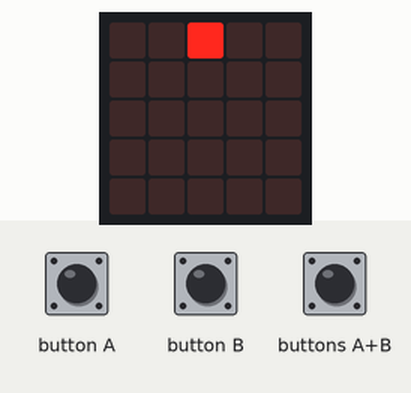
Simulated run of this program. Board: BBC micro:bit (MakeCode). Parts: the board's 5×5 LED display. The test bench sets the inputs (shaded band).

Above: at 1.2 s.
1.3 s: buttons A+B pressed for 0.15 s
At 3.8 s:
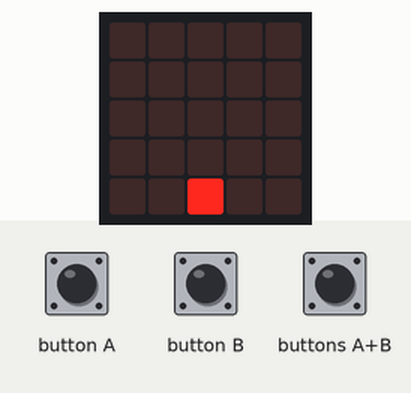
4.4 s: button A pressed for 0.15 s
At 5.0 s:
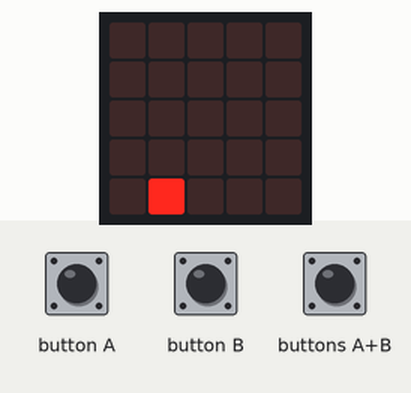
6.0 s: button A pressed for 0.15 s
At 7.3 s:
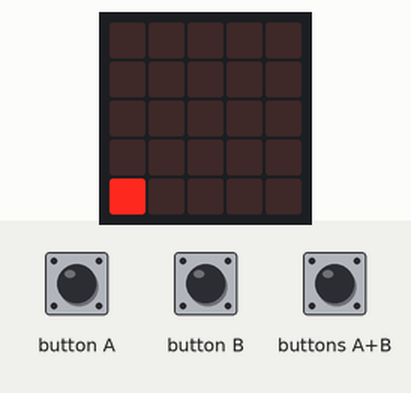
7.6 s: button B pressed for 0.15 s
At 8.6 s:
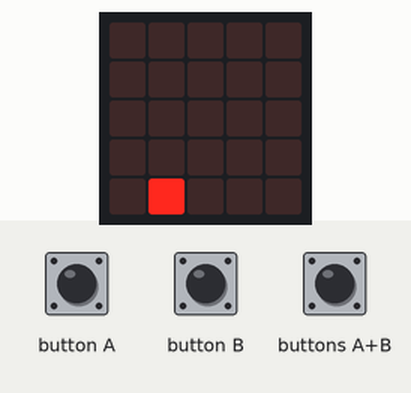
9.2 s: button B pressed 5 times (0.12 s each, 0.3 s apart)
At 10.4 s:
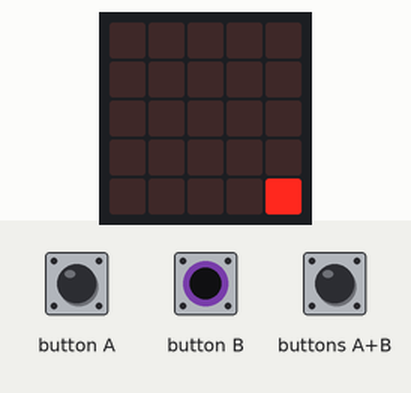
Timing chart, 0 to 12.2 s (numbered marks = the images above; inputs shaded):
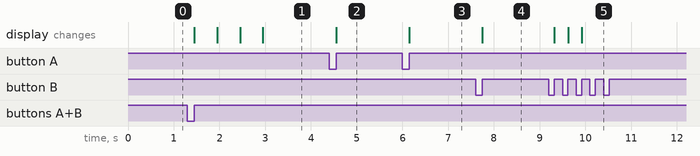

The program:

main.ts
```typescript
input.onButtonPressed(Button.A, function () {
    Bonba.move(-1)
})
input.onButtonPressed(Button.AB, function () {
    for (let index = 0; index < 4; index++) {
        Bonba.change(LedSpriteProperty.Y, 1)
        basic.pause(500)
    }
})
input.onButtonPressed(Button.B, function () {
    Bonba.move(1)
})
let Bonba: game.LedSprite = null
Bonba = game.createSprite(2, 0)
```

test.ts
```typescript
// aquí va el archivo "tests"; esto no se compilará cuando este paquete se utilice como una extensión.
```

Measured:
- after the input at 1.3 s, the display: first changes after 0.15 s (image 1 shows a later state)
- after the input at 4.4 s, the display: changes after 0.15 s (image 2)
- after the input at 6.0 s, the display: changes after 0.15 s (image 3)
- after the input at 7.6 s, the display: changes after 0.15 s (image 4)
- after the input at 9.2 s, the display: first changes after 0.12 s (image 5 shows a later state)
